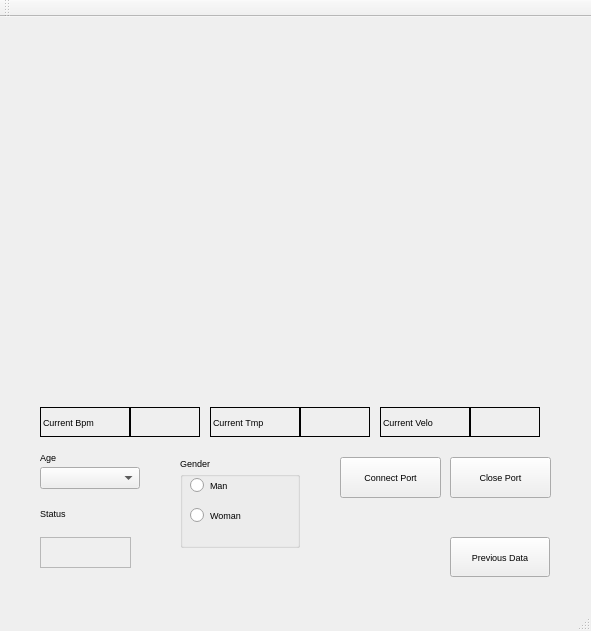
<?xml version="1.0" encoding="UTF-8"?>
<ui version="4.0">
 <class>MainWindow</class>
 <widget class="QMainWindow" name="MainWindow">
  <property name="geometry">
   <rect>
    <x>0</x>
    <y>0</y>
    <width>591</width>
    <height>631</height>
   </rect>
  </property>
  <property name="font">
   <font>
    <family>Arial</family>
    <pointsize>7</pointsize>
   </font>
  </property>
  <property name="windowTitle">
   <string>MainWindow</string>
  </property>
  <widget class="QWidget" name="centralWidget">
   <widget class="QPushButton" name="Connect_Port">
    <property name="geometry">
     <rect>
      <x>340</x>
      <y>440</y>
      <width>101</width>
      <height>41</height>
     </rect>
    </property>
    <property name="text">
     <string>Connect Port</string>
    </property>
   </widget>
   <widget class="QPushButton" name="Close_port">
    <property name="geometry">
     <rect>
      <x>450</x>
      <y>440</y>
      <width>101</width>
      <height>41</height>
     </rect>
    </property>
    <property name="text">
     <string>Close Port</string>
    </property>
   </widget>
   <widget class="QLabel" name="label">
    <property name="geometry">
     <rect>
      <x>40</x>
      <y>390</y>
      <width>90</width>
      <height>30</height>
     </rect>
    </property>
    <property name="frameShape">
     <enum>QFrame::Box</enum>
    </property>
    <property name="text">
     <string>Current Bpm</string>
    </property>
    <property name="alignment">
     <set>Qt::AlignLeading|Qt::AlignLeft|Qt::AlignVCenter</set>
    </property>
   </widget>
   <widget class="QLabel" name="bpm_label">
    <property name="geometry">
     <rect>
      <x>130</x>
      <y>390</y>
      <width>70</width>
      <height>30</height>
     </rect>
    </property>
    <property name="frameShape">
     <enum>QFrame::Box</enum>
    </property>
    <property name="text">
     <string/>
    </property>
   </widget>
   <widget class="QPushButton" name="Pri_data_button">
    <property name="geometry">
     <rect>
      <x>450</x>
      <y>520</y>
      <width>100</width>
      <height>40</height>
     </rect>
    </property>
    <property name="text">
     <string>Previous Data</string>
    </property>
   </widget>
   <widget class="QCustomPlot" name="bpm_plot" native="true">
    <property name="geometry">
     <rect>
      <x>20</x>
      <y>10</y>
      <width>530</width>
      <height>180</height>
     </rect>
    </property>
   </widget>
   <widget class="QLabel" name="tmp_label">
    <property name="geometry">
     <rect>
      <x>300</x>
      <y>390</y>
      <width>70</width>
      <height>30</height>
     </rect>
    </property>
    <property name="frameShape">
     <enum>QFrame::Box</enum>
    </property>
    <property name="text">
     <string/>
    </property>
   </widget>
   <widget class="QLabel" name="label_8">
    <property name="geometry">
     <rect>
      <x>210</x>
      <y>390</y>
      <width>90</width>
      <height>30</height>
     </rect>
    </property>
    <property name="frameShape">
     <enum>QFrame::Box</enum>
    </property>
    <property name="text">
     <string>Current Tmp</string>
    </property>
    <property name="alignment">
     <set>Qt::AlignLeading|Qt::AlignLeft|Qt::AlignVCenter</set>
    </property>
   </widget>
   <widget class="QLabel" name="velo_label">
    <property name="geometry">
     <rect>
      <x>470</x>
      <y>390</y>
      <width>70</width>
      <height>30</height>
     </rect>
    </property>
    <property name="frameShape">
     <enum>QFrame::Box</enum>
    </property>
    <property name="text">
     <string/>
    </property>
   </widget>
   <widget class="QLabel" name="label_9">
    <property name="geometry">
     <rect>
      <x>380</x>
      <y>390</y>
      <width>90</width>
      <height>30</height>
     </rect>
    </property>
    <property name="frameShape">
     <enum>QFrame::Box</enum>
    </property>
    <property name="text">
     <string>Current Velo</string>
    </property>
    <property name="alignment">
     <set>Qt::AlignLeading|Qt::AlignLeft|Qt::AlignVCenter</set>
    </property>
   </widget>
   <widget class="QCustomPlot" name="tmp_plot" native="true">
    <property name="geometry">
     <rect>
      <x>20</x>
      <y>190</y>
      <width>530</width>
      <height>180</height>
     </rect>
    </property>
   </widget>
   <widget class="QComboBox" name="age_combo">
    <property name="geometry">
     <rect>
      <x>40</x>
      <y>450</y>
      <width>100</width>
      <height>22</height>
     </rect>
    </property>
   </widget>
   <widget class="QLabel" name="label_2">
    <property name="geometry">
     <rect>
      <x>40</x>
      <y>430</y>
      <width>81</width>
      <height>21</height>
     </rect>
    </property>
    <property name="text">
     <string>Age</string>
    </property>
   </widget>
   <widget class="QGroupBox" name="groupBox">
    <property name="geometry">
     <rect>
      <x>180</x>
      <y>440</y>
      <width>120</width>
      <height>91</height>
     </rect>
    </property>
    <property name="title">
     <string>Gender</string>
    </property>
    <widget class="QRadioButton" name="Man_button">
     <property name="geometry">
      <rect>
       <x>10</x>
       <y>20</y>
       <width>90</width>
       <height>16</height>
      </rect>
     </property>
     <property name="text">
      <string>Man</string>
     </property>
    </widget>
    <widget class="QRadioButton" name="Woman_button">
     <property name="geometry">
      <rect>
       <x>10</x>
       <y>50</y>
       <width>90</width>
       <height>16</height>
      </rect>
     </property>
     <property name="text">
      <string>Woman</string>
     </property>
    </widget>
   </widget>
   <widget class="QLabel" name="label_3">
    <property name="geometry">
     <rect>
      <x>40</x>
      <y>490</y>
      <width>56</width>
      <height>12</height>
     </rect>
    </property>
    <property name="text">
     <string>Status</string>
    </property>
   </widget>
   <widget class="QLabel" name="pulse_status_label">
    <property name="geometry">
     <rect>
      <x>40</x>
      <y>520</y>
      <width>91</width>
      <height>31</height>
     </rect>
    </property>
    <property name="frameShape">
     <enum>QFrame::StyledPanel</enum>
    </property>
    <property name="frameShadow">
     <enum>QFrame::Plain</enum>
    </property>
    <property name="lineWidth">
     <number>1</number>
    </property>
    <property name="text">
     <string/>
    </property>
   </widget>
  </widget>
  <widget class="QMenuBar" name="menuBar">
   <property name="geometry">
    <rect>
     <x>0</x>
     <y>0</y>
     <width>591</width>
     <height>21</height>
    </rect>
   </property>
  </widget>
  <widget class="QToolBar" name="mainToolBar">
   <attribute name="toolBarArea">
    <enum>TopToolBarArea</enum>
   </attribute>
   <attribute name="toolBarBreak">
    <bool>false</bool>
   </attribute>
  </widget>
  <widget class="QStatusBar" name="statusBar"/>
 </widget>
 <layoutdefault spacing="6" margin="11"/>
 <customwidgets>
  <customwidget>
   <class>QCustomPlot</class>
   <extends>QWidget</extends>
   <header>qcustomplot.h</header>
   <container>1</container>
  </customwidget>
 </customwidgets>
 <resources/>
 <connections/>
</ui>
